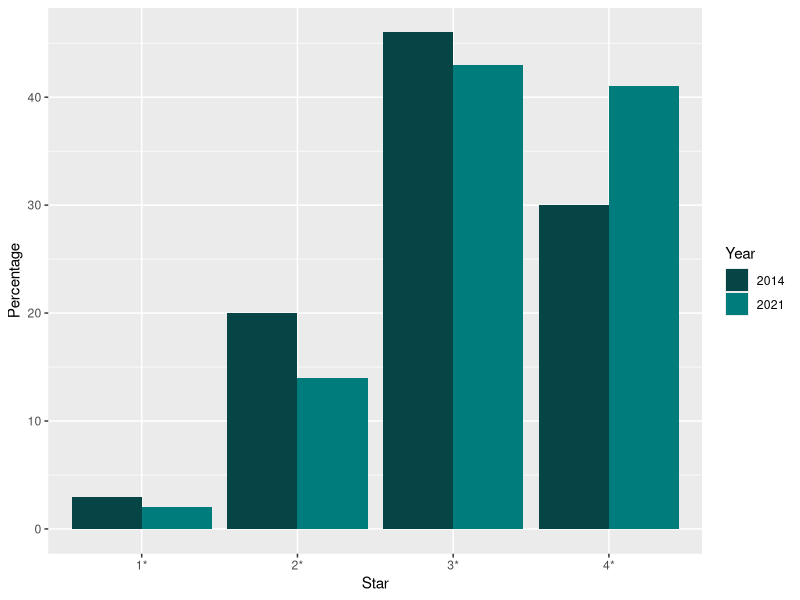
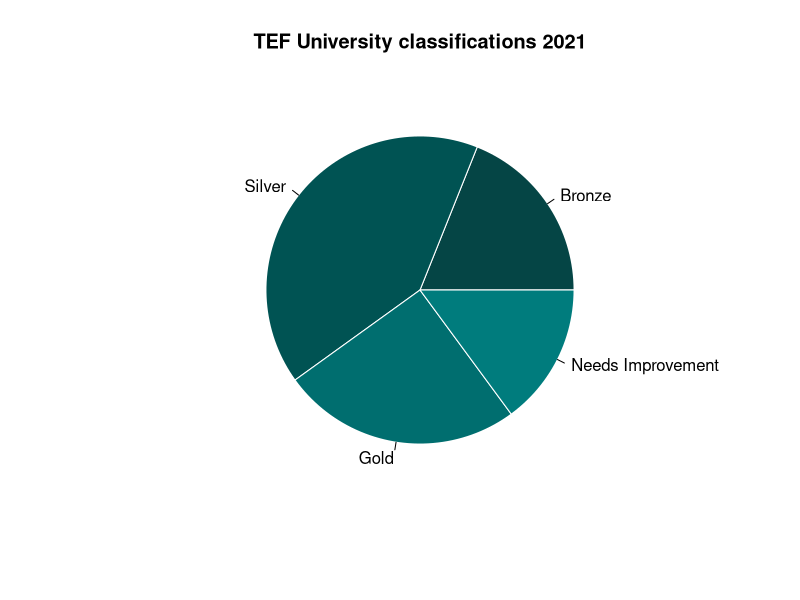

R code for these plots, in order:
## ---- chunk 1
knitr::opts_chunk$set(echo = FALSE,
                      warning = FALSE,
                      tidy = FALSE,
                      message = FALSE,
                      fig.align = 'center',
                      out.width = "100%")
options(knitr.table.format = "html") 
## ---- chunk 2
knitr::write_bib(c('posterdown', 'rmarkdown','pagedown'), 'packages.bib')
## ---- chunk 3

library(ggplot2)

df <- data.frame(
  Year = c("2014","2014","2014","2014","2021","2021","2021","2021"),
  Percentage = c(30, 46, 20, 3, 41, 43, 14, 2),
  Star = c("4*", "3*", "2*", "1*", "4*", "3*", "2*", "1*"))

ggplot(data = df, aes(x = Star, y = Percentage, fill = Year)) +
  geom_bar(stat = "identity", position = position_dodge()) +
  scale_fill_manual(values = c("#054545", "#007C7D"))
## ---- chunk 4
values <- c(61, 132, 81, 48)
labels <- c("Bronze", "Silver", "Gold", "Needs Improvement")

pie(values, labels = labels, col = c("#054545", "#005353", "#006E6F", "#007C7D"), 
    border = "white", main = "TEF University classifications 2021")
